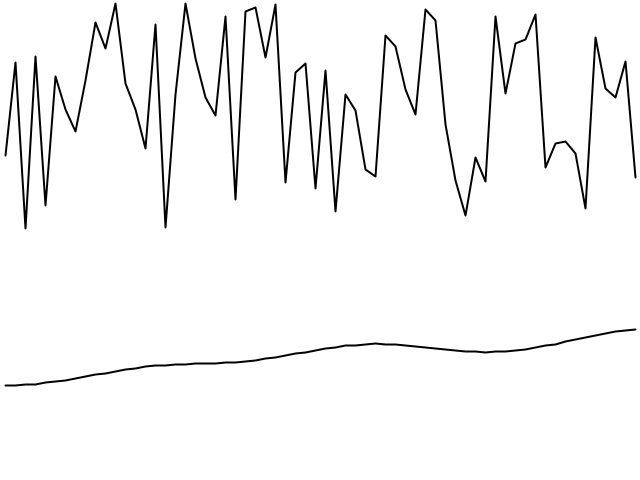
Frame 1 (no input)
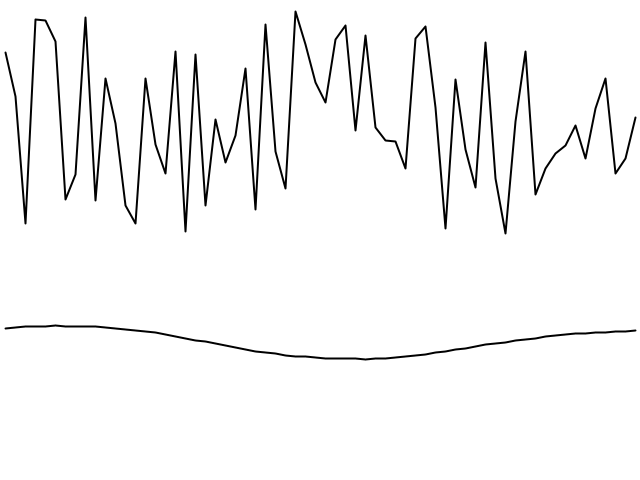
Frame 2 (the mouse pressed at the canvas centre, redrawn once)

The Processing sketch that drew these frames (run headless with seeded random() and noise(); the mouse was pressed at the canvas centre and the sketch redrawn once):

// Processing sketch: randomVsNoise
// ── randomVsNoise.pde
float xPadding, xStep;
float noiseX, noiseXAdd;

void setup() {
  size(640, 480);

  xPadding = 5;
  xStep = 10;
  noiseX = 0;
  noiseXAdd = .01;

  noFill();
  stroke(0);
  strokeWeight(2);
  strokeJoin(ROUND);
}

void mousePressed() {
  loop();
}

void draw() {
  background(255);

  beginShape();
  for (float x = xPadding; x < width; x += xStep) {
    float y = map(random(1), 0, 1, 0, height * 0.5);
    vertex(x, y);
  }
  endShape();

  beginShape();
  for (float x = xPadding; x < width; x += xStep) {
    float y = map(noise(noiseX), 0, 1, height * 0.5, height);
    vertex(x, y);
    noiseX += noiseXAdd;
  }
  endShape();

  noLoop();
}
